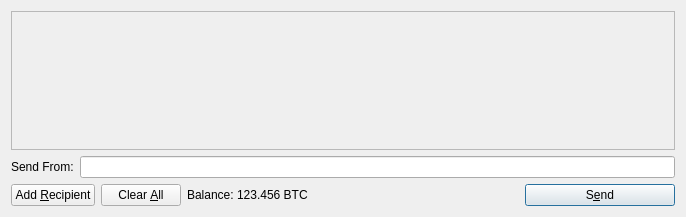
<?xml version="1.0" encoding="UTF-8"?>
<ui version="4.0">
 <class>SendCoinsDialog</class>
 <widget class="QDialog" name="SendCoinsDialog">
  <property name="geometry">
   <rect>
    <x>0</x>
    <y>0</y>
    <width>686</width>
    <height>217</height>
   </rect>
  </property>
  <property name="windowTitle">
   <string>Bitcoin-Qt - Send Coins</string>
  </property>
  <layout class="QVBoxLayout" name="verticalLayout">
   <item>
    <widget class="QScrollArea" name="scrollArea">
     <property name="widgetResizable">
      <bool>true</bool>
     </property>
     <widget class="QWidget" name="scrollAreaWidgetContents">
      <property name="geometry">
       <rect>
        <x>0</x>
        <y>0</y>
        <width>666</width>
        <height>137</height>
       </rect>
      </property>
      <layout class="QVBoxLayout" name="verticalLayout_2">
       <property name="margin">
        <number>0</number>
       </property>
       <item>
        <layout class="QVBoxLayout" name="entries">
         <property name="spacing">
          <number>6</number>
         </property>
        </layout>
       </item>
       <item>
        <spacer name="verticalSpacer">
         <property name="orientation">
          <enum>Qt::Vertical</enum>
         </property>
         <property name="sizeHint" stdset="0">
          <size>
           <width>20</width>
           <height>40</height>
          </size>
         </property>
        </spacer>
       </item>
      </layout>
     </widget>
    </widget>
   </item>
   <item>
    <layout class="QHBoxLayout" name="sendFromLayout">
     <property name="topMargin">
      <number>0</number>
     </property>
     <item>
      <widget class="QLabel" name="labelSendFrom">
       <property name="text">
        <string>Send From:</string>
       </property>
       <property name="textFormat">
        <enum>Qt::PlainText</enum>
       </property>
      </widget>
     </item>
     <item>
      <widget class="QLineEdit" name="sendFrom"/>
     </item>
    </layout>
   </item>
   <item>
    <layout class="QHBoxLayout" name="horizontalLayout">
     <item>
      <widget class="QPushButton" name="addButton">
       <property name="toolTip">
        <string>Send to multiple recipients at once</string>
       </property>
       <property name="text">
        <string>Add &amp;Recipient</string>
       </property>
       <property name="icon">
        <iconset resource="../bitcoin.qrc">
         <normaloff>:/icons/add</normaloff>:/icons/add</iconset>
       </property>
       <property name="autoDefault">
        <bool>false</bool>
       </property>
      </widget>
     </item>
     <item>
      <widget class="QPushButton" name="clearButton">
       <property name="sizePolicy">
        <sizepolicy hsizetype="Minimum" vsizetype="Fixed">
         <horstretch>0</horstretch>
         <verstretch>0</verstretch>
        </sizepolicy>
       </property>
       <property name="toolTip">
        <string>Remove all transaction fields</string>
       </property>
       <property name="text">
        <string>Clear &amp;All</string>
       </property>
       <property name="icon">
        <iconset resource="../bitcoin.qrc">
         <normaloff>:/icons/remove</normaloff>:/icons/remove</iconset>
       </property>
       <property name="autoRepeatDelay">
        <number>300</number>
       </property>
       <property name="autoDefault">
        <bool>false</bool>
       </property>
      </widget>
     </item>
     <item>
      <layout class="QHBoxLayout" name="horizontalLayout_2">
       <property name="spacing">
        <number>3</number>
       </property>
       <item>
        <widget class="QLabel" name="label">
         <property name="text">
          <string>Balance:</string>
         </property>
        </widget>
       </item>
       <item>
        <widget class="QLabel" name="labelBalance">
         <property name="cursor">
          <cursorShape>IBeamCursor</cursorShape>
         </property>
         <property name="text">
          <string>123.456 BTC</string>
         </property>
         <property name="textInteractionFlags">
          <set>Qt::LinksAccessibleByMouse|Qt::TextSelectableByKeyboard|Qt::TextSelectableByMouse</set>
         </property>
        </widget>
       </item>
      </layout>
     </item>
     <item>
      <spacer name="horizontalSpacer">
       <property name="orientation">
        <enum>Qt::Horizontal</enum>
       </property>
       <property name="sizeHint" stdset="0">
        <size>
         <width>40</width>
         <height>20</height>
        </size>
       </property>
      </spacer>
     </item>
     <item>
      <widget class="QPushButton" name="sendButton">
       <property name="minimumSize">
        <size>
         <width>150</width>
         <height>0</height>
        </size>
       </property>
       <property name="toolTip">
        <string>Confirm the send action</string>
       </property>
       <property name="text">
        <string>S&amp;end</string>
       </property>
       <property name="icon">
        <iconset resource="../bitcoin.qrc">
         <normaloff>:/icons/send</normaloff>:/icons/send</iconset>
       </property>
       <property name="default">
        <bool>true</bool>
       </property>
      </widget>
     </item>
    </layout>
   </item>
  </layout>
 </widget>
 <resources>
  <include location="../bitcoin.qrc"/>
 </resources>
 <connections/>
</ui>
